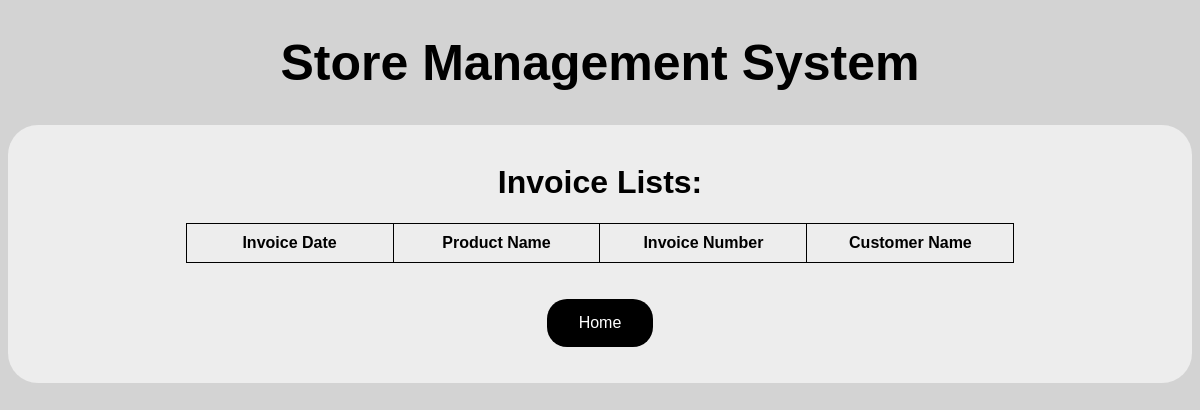
The page /inv_list on the database as committed earlier.
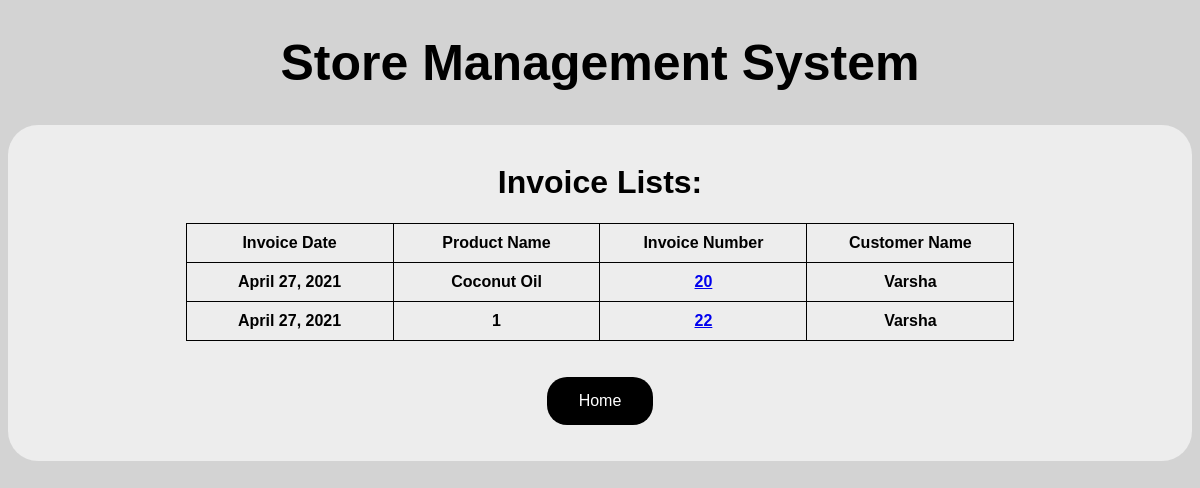
The same page on the database as committed later.
### storedb/models.py (models this page shows, shortened)
class Invoice(models.Model):
    cust_name = models.CharField(max_length=30)
    date = models.DateField()
    inv_no = models.CharField(max_length=15)
    prod_name = models.CharField(max_length=30)
    prod_size = models.CharField(max_length=30)
    prod_unit = models.CharField(max_length=10)
    prod_quant = models.IntegerField()
    prod_rate = models.IntegerField()
    total = models.IntegerField()
    discount = models.IntegerField(default=0)
    taxes = models.IntegerField(default=0)
    delivery = models.IntegerField(default=0)

### storedb/views.py (the view)
# urls.py: path('inv_list', views.inv_list, name='inv_list'),
def inv_list(request):
    invoice = Invoice.objects.order_by('-id').distinct()
    return render(request, 'invoiceList.html', {'invoice': invoice})

### storedb/templates/invoiceList.html (shortened to what this page needs)
{% extends "base.html" %}
{% block content %}
<center>
    <h1>Invoice Lists:</h1>
<table>
            <tr>
                <td>Invoice Date</td>
                <td>Product Name</td>
                <td>Invoice Number</td>
                <td>Customer Name</td>
            </tr>
            {% for i in invoice %}
            <tr>
                <td>{{i.date}}</td>
                <td>{{i.prod_name}}</td>
                <td><a href="invoice/{{i.inv_no}}">{{i.inv_no}}</a></td>
                <td>{{i.cust_name}}</td>
            </tr>
           {% endfor %}
        </table><br><br>
    <form action="cancel" method="post">
            <button type="submit">Home</button>
    </form><br><br>
</center>
{% endblock content %}

Rows that differ between the two databases and show on the page:
added Invoice: date "April 27, 2021", prod_name "Coconut Oil", inv_no "20", cust_name "Varsha"
added Invoice: date "April 27, 2021", prod_name "1", inv_no "22", cust_name "Varsha"
